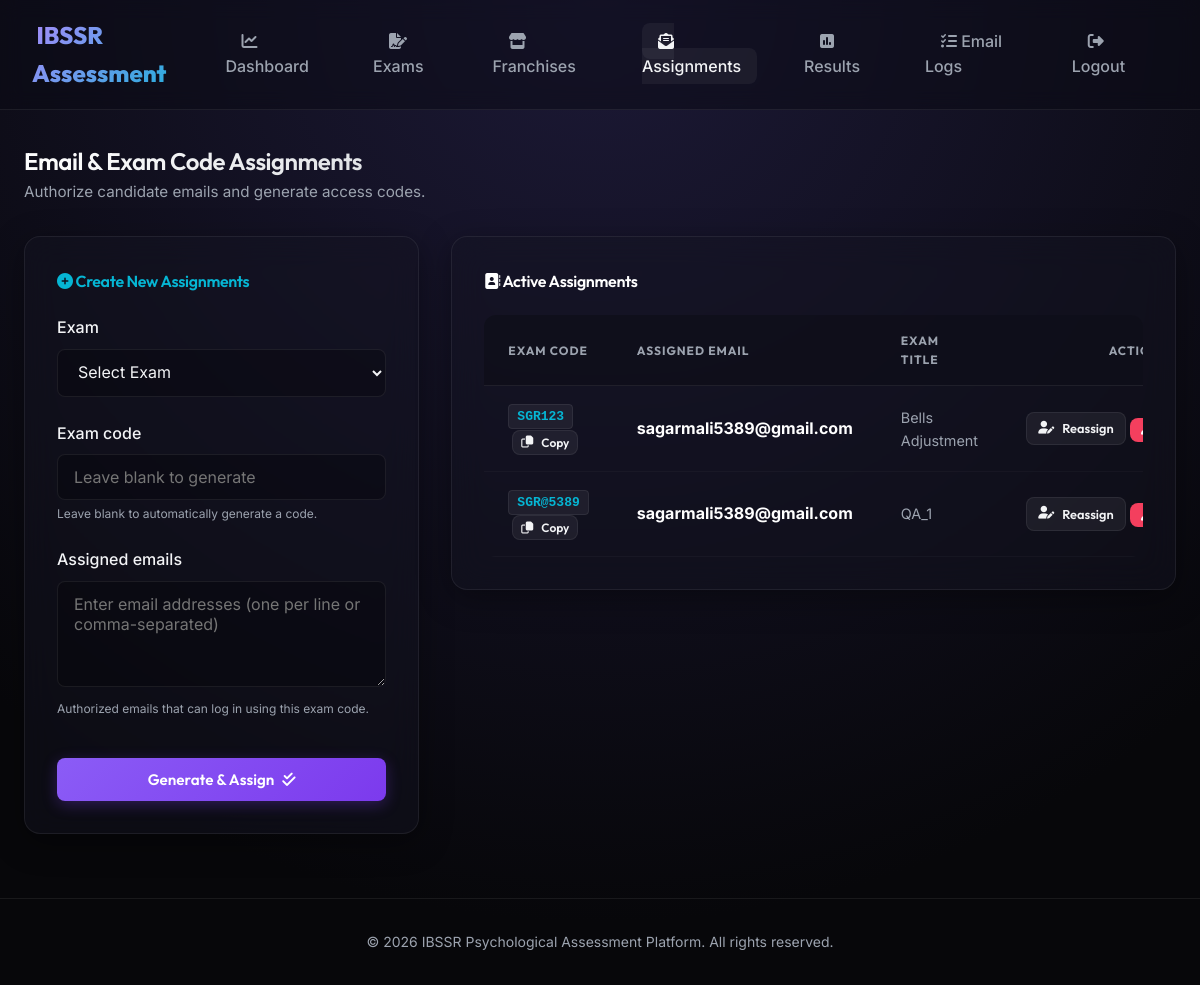
The app's page /admin-custom/assignments/ (signed in) with its own data.
### candidates/models.py (models this page shows, shortened)
class ExamAssignment(models.Model):
    exam = models.ForeignKey('tests.Exam', on_delete=models.CASCADE, related_name='assignments')
    exam_code = models.CharField(max_length=50, help_text="Access code for the exam")
    assigned_email = models.EmailField(help_text="Email address authorized to use this exam code")
    created_by = models.ForeignKey('auth.User', on_delete=models.SET_NULL, null=True, blank=True, related_name='assignments')
    created_at = models.DateTimeField(auto_now_add=True)
    class Meta:
        unique_together = ('exam_code', 'assigned_email')

### tests/models.py (models this page shows, shortened)
class Exam(models.Model):
    title = models.CharField(max_length=255)
    description = models.TextField(blank=True, null=True)
    created_by = models.ForeignKey('auth.User', on_delete=models.SET_NULL, null=True, blank=True, related_name='created_exams')
    shared_with = models.ManyToManyField('auth.User', blank=True, related_name='shared_exams', help_text="Franchises allowed to use this exam")
    created_at = models.DateTimeField(auto_now_add=True)
    updated_at = models.DateTimeField(auto_now=True)
    def __str__(self):
        return self.title

### reports/views.py (the view)
# urls.py: path('assignments/', views.admin_assignments, name='admin_assignments'),
@login_required
def admin_assignments(request):
    is_owner = request.user.is_superuser
    if is_owner:
        assignments = ExamAssignment.objects.all().order_by('-created_at')
    else:
        assignments = ExamAssignment.objects.filter(created_by=request.user).order_by('-created_at')
    if request.method == 'POST':
        form = AssignmentForm(request.POST, user=request.user)
        if form.is_valid():
            exam = form.cleaned_data['exam']
            exam_code = form.cleaned_data['exam_code']
            emails = form.cleaned_data['assigned_emails']
            created_count = 0
            skipped_count = 0
            for email in emails:
                obj, created = ExamAssignment.objects.get_or_create(
                    exam=exam,
                    exam_code=exam_code,
                    assigned_email=email,
                    defaults={'created_by': request.user}
                )
                if created:
                    created_count += 1
                else:
                    skipped_count += 1
            msg = f"Assigned {created_count} email(s) to code '{exam_code}'."
            if skipped_count > 0:
                msg += f" ({skipped_count} already existed)."
            messages.success(request, msg)
            return redirect('admin_assignments')
    else:
        form = AssignmentForm(user=request.user)
    return render(request, 'admin/assignments.html', {
        'assignments': assignments,
        'form': form,
        'is_owner': is_owner
    })

### reports/forms.py (shortened to what this page needs)
class AssignmentForm(forms.Form):
    exam = forms.ModelChoiceField(
        queryset=Exam.objects.none(),  # Will be dynamically populated
        empty_label="Select Exam",
        widget=forms.Select(attrs={'class': 'form-control'})
    )
    exam_code = forms.CharField(
        required=False,
        max_length=50,
        help_text="Leave blank to automatically generate a code.",
        widget=forms.TextInput(attrs={'placeholder': 'Leave blank to generate', 'class': 'form-control'})
    )
    assigned_emails = forms.CharField(
        widget=forms.Textarea(attrs={
            'placeholder': 'Enter email addresses (one per line or comma-separated)',
            'rows': 4,
            'class': 'form-control'
        }),
        help_text="Authorized emails that can log in using this exam code."
    )
    def __init__(self, *args, **kwargs):
        user = kwargs.pop('user', None)
        super().__init__(*args, **kwargs)
        if user:
            if user.is_superuser:
                self.fields['exam'].queryset = Exam.objects.all()
            else:
                self.fields['exam'].queryset = Exam.objects.filter(created_by=user)

### templates/admin/assignments.html (shortened to what this page needs)
{% extends 'base.html' %}
{% block content %}
<div style="margin-bottom: 2rem;">
    <h2 style="background: linear-gradient(135deg, #fff, var(--text-muted)); -webkit-background-clip: text; -webkit-text-fill-color: transparent;">Email & Exam Code Assignments</h2>
    <p style="color: var(--text-muted); font-size: 0.95rem;">Authorize candidate emails and generate access codes.</p>
</div>
<div style="display: flex; gap: 2rem; align-items: flex-start; flex-wrap: wrap;">
    <div style="flex: 1; min-width: 320px;" class="glass-card">
        <h4 style="color: var(--accent-cyan); margin-bottom: 1.25rem;"><i class="fa-solid fa-plus-circle"></i> Create New Assignments</h4>
        <form method="POST">
            {% for field in form %}
                <div class="form-group">
                    <label for="{{ field.id_for_label }}">{{ field.label }}</label>
                    {{ field }}
                    {% if field.help_text %}
                        <small style="color: var(--text-muted); font-size: 0.75rem; display: block; margin-top: 0.25rem;">{{ field.help_text }}</small>
                    {% endif %}
                </div>
            {% endfor %}
            <button type="submit" class="btn btn-primary" style="width: 100%; margin-top: 1rem;">
                Generate & Assign <i class="fa-solid fa-check-double"></i>
            </button>
        </form>
    </div>
    <div style="flex: 2; min-width: 350px;" class="glass-card">
        <h4 style="color: #fff; margin-bottom: 1.25rem;"><i class="fa-solid fa-address-book"></i> Active Assignments</h4>
        <div class="table-container" style="border: none; margin-top: 0;">
            <table class="custom-table">
                <thead>
                    <tr>
                        <th>Exam Code</th>
                        <th>Assigned Email</th>
                        <th>Exam Title</th>
                        <th style="text-align: right;">Actions</th>
                    </tr>
                </thead>
                <tbody>
                    {% for assignment in assignments %}
                        <tr>
                            <td>
                                <code style="background: rgba(255,255,255,0.06); border: 1px solid var(--glass-border); padding: 0.25rem 0.5rem; border-radius: 4px; font-weight: 700; color: var(--accent-cyan);">
                                    {{ assignment.exam_code }}
                                </code>
                                <button onclick="copyExamLink('{{ assignment.exam_code }}')" class="btn btn-secondary" style="padding: 0.25rem 0.5rem; font-size: 0.75rem; margin-left: 0.25rem;" title="Copy Exam Link">
                                    <i class="fa-regular fa-copy"></i> Copy
                                </button>
                            </td>
                            <td><strong style="color: #fff;">{{ assignment.assigned_email }}</strong></td>
                            <td style="font-size: 0.9rem; color: var(--text-muted);">{{ assignment.exam.title }}</td>
                            <td style="text-align: right;">
                                <div style="display: inline-flex; gap: 0.25rem; justify-content: flex-end; align-items: center;">
                                    <a href="{% url 'edit_assignment' assignment_id=assignment.id %}" class="btn btn-secondary" style="padding: 0.35rem 0.7rem; font-size: 0.8rem;" title="Reassign">
                                        <i class="fa-solid fa-user-pen"></i> Reassign
                                    </a>
                                    <form method="POST" action="{% url 'delete_assignment' assignment_id=assignment.id %}" onsubmit="return confirm('Revoke access for this candidate?');" style="margin: 0;">
                                        <button type="submit" class="btn btn-danger" style="padding: 0.35rem 0.7rem; font-size: 0.8rem;" title="Revoke">
                                        </button>
                                    </form>
                                </div>
                            </td>
                        </tr>
                    {% endfor %}
                </tbody>
            </table>
        </div>
    </div>
</div>
{% endblock %}

### static/css/styles.css (style rules this page uses)
:root { --bg-dark: #07070a; --glass-bg: rgba(20, 20, 35, 0.45); --glass-border: rgba(255, 255, 255, 0.07); --text-primary: #f3f4f6; --text-muted: #9ca3af; --primary: #8b5cf6; --primary-glow: rgba(139, 92, 246, 0.4); --accent-cyan: #06b6d4; --accent-pink: #ec4899; --accent-green: #10b981; --accent-rose: #f43f5e; --font-heading: 'Outfit', sans-serif; --font-body: 'Inter', sans-serif; --transition: all 0.3s cubic-bezier(0.4, 0, 0.2, 1); }
* { box-sizing: border-box; margin: 0; padding: 0; }
body { font-family: var(--font-body); background: radial-gradient(circle at 50% 0%, #1c1936 0%, var(--bg-dark) 80%); color: var(--text-primary); min-height: 100vh; overflow-x: hidden; line-height: 1.6; }
h1, h2, h3, h4, h5, h6 { font-family: var(--font-heading); font-weight: 600; letter-spacing: -0.02em; }
.glass-card { background: var(--glass-bg); backdrop-filter: blur(16px); -webkit-backdrop-filter: blur(16px); border: 1px solid var(--glass-border); border-radius: 16px; padding: 2rem; box-shadow: 0 8px 32px 0 rgba(0, 0, 0, 0.37); transition: var(--transition); }
.form-group { margin-bottom: 1.5rem; }
.form-group label { display: block; margin-bottom: 0.5rem; font-weight: 500; color: var(--text-primary); }
.form-control { width: 100%; background: rgba(0, 0, 0, 0.25); border: 1px solid var(--glass-border); border-radius: 8px; padding: 0.75rem 1rem; color: var(--text-primary); font-family: var(--font-body); font-size: 1rem; transition: var(--transition); }
.btn { display: inline-flex; align-items: center; justify-content: center; gap: 0.5rem; font-family: var(--font-heading); font-weight: 600; font-size: 0.95rem; padding: 0.75rem 1.5rem; border-radius: 8px; border: none; cursor: pointer; transition: var(--transition); text-decoration: none; }
.btn-primary { background: linear-gradient(135deg, var(--primary), #7c3aed); color: #fff; box-shadow: 0 4px 15px rgba(124, 58, 237, 0.3); }
.btn-secondary { background: rgba(255, 255, 255, 0.06); color: var(--text-primary); border: 1px solid var(--glass-border); }
.btn-danger { background: var(--accent-rose); color: #fff; }
.table-container { overflow-x: auto; border-radius: 12px; border: 1px solid var(--glass-border); margin-top: 1.5rem; }
.custom-table { width: 100%; border-collapse: collapse; text-align: left; }
.custom-table th { background: rgba(15, 15, 25, 0.8); color: var(--text-muted); font-family: var(--font-heading); text-transform: uppercase; font-size: 0.75rem; letter-spacing: 0.08em; padding: 1rem 1.5rem; border-bottom: 1px solid var(--glass-border); }
.custom-table td { padding: 1rem 1.5rem; border-bottom: 1px solid rgba(255, 255, 255, 0.03); color: var(--text-primary); }

### records on screen
ExamAssignment: exam_code "SGR123", assigned_email "sagarmali5389@gmail.com", exam "Bells Adjustment"
ExamAssignment: exam_code "SGR@5389", assigned_email "sagarmali5389@gmail.com", exam "QA_1"

### other values on screen
{{ field.label }} "Exam" "Exam code" "Assigned emails"
{{ field.help_text }} "Leave blank to automatically generate a code." "Authorized emails that can log in using this exam code."
